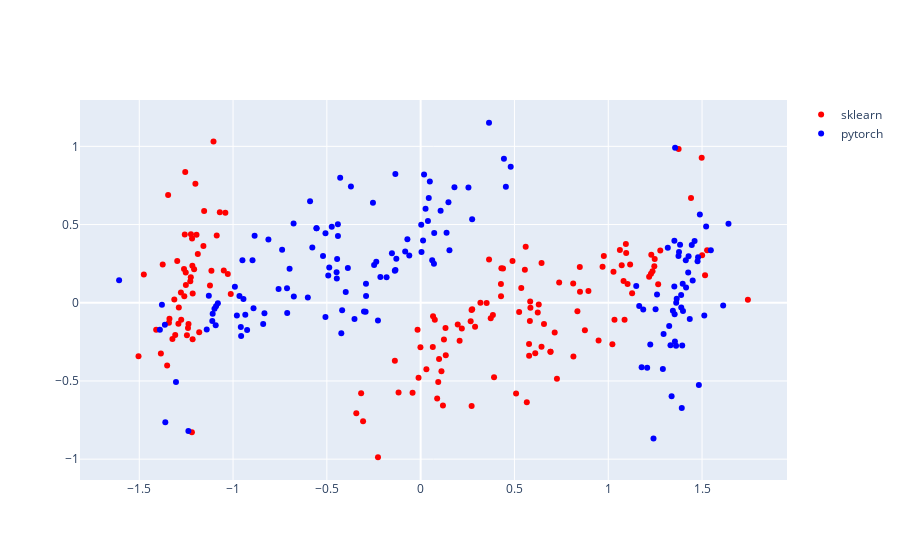

Notebook source saved alongside this figure:
### Code cell
# visualize diffs
fig = go.Figure()

fig.add_trace(
    go.Scatter(
        x=X_pca_sklearn[:, 0],
        y=X_pca_sklearn[:, 1],
        mode='markers',
        marker=dict(color='red'),
        name='sklearn'
    )
)

fig.add_trace(
    go.Scatter(
        x=X_pca_pt[:, 0],
        y=X_pca_pt[:, 1],
        mode='markers',
        marker=dict(color='blue'),
        name='pytorch'
    )
)

fig.show()

### Figure 1 — Plotly figure (JSON) as saved in the notebook; plotly's stock layout.template omitted (floating-point values rounded to 4 significant figures; data arrays with more than 128 entries replaced by an {"elided": "..."} marker saying what was removed)
{"data": [{"marker": {"color": "red"}, "mode": "markers", "name": "sklearn", "type": "scatter", "x": {"elided": "150 float values"}, "y": {"elided": "150 float values"}}, {"marker": {"color": "blue"}, "mode": "markers", "name": "pytorch", "type": "scatter", "x": {"elided": "150 float values"}, "y": {"elided": "150 float values"}}], "layout": {}}
